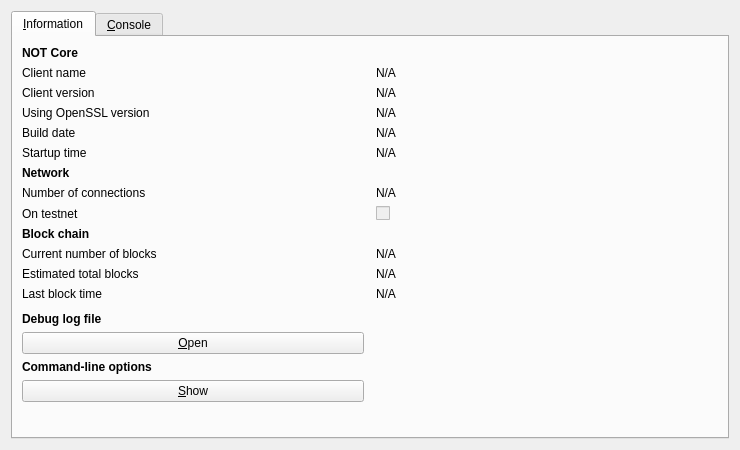
<?xml version="1.0" encoding="UTF-8"?>
<ui version="4.0">
 <class>RPCConsole</class>
 <widget class="QDialog" name="RPCConsole">
  <property name="geometry">
   <rect>
    <x>0</x>
    <y>0</y>
    <width>740</width>
    <height>450</height>
   </rect>
  </property>
  <property name="windowTitle">
   <string>NOT - Debug window</string>
  </property>
  <layout class="QVBoxLayout" name="verticalLayout_2">
   <item>
    <widget class="QTabWidget" name="tabWidget">
     <property name="currentIndex">
      <number>0</number>
     </property>
     <widget class="QWidget" name="tab_info">
      <attribute name="title">
       <string>&amp;Information</string>
      </attribute>
      <layout class="QGridLayout" name="gridLayout" columnstretch="0,0">
       <property name="horizontalSpacing">
        <number>12</number>
       </property>
       <item row="14" column="0">
        <widget class="QLabel" name="labelDebugLogfile">
         <property name="font">
          <font>
           <weight>75</weight>
           <bold>true</bold>
          </font>
         </property>
         <property name="text">
          <string>Debug log file</string>
         </property>
        </widget>
       </item>
       <item row="5" column="0">
        <widget class="QLabel" name="label_13">
         <property name="text">
          <string>Startup time</string>
         </property>
        </widget>
       </item>
       <item row="6" column="0">
        <widget class="QLabel" name="label_11">
         <property name="font">
          <font>
           <weight>75</weight>
           <bold>true</bold>
          </font>
         </property>
         <property name="text">
          <string>Network</string>
         </property>
        </widget>
       </item>
       <item row="5" column="1">
        <widget class="QLabel" name="startupTime">
         <property name="cursor">
          <cursorShape>IBeamCursor</cursorShape>
         </property>
         <property name="text">
          <string>N/A</string>
         </property>
         <property name="textFormat">
          <enum>Qt::PlainText</enum>
         </property>
         <property name="textInteractionFlags">
          <set>Qt::LinksAccessibleByMouse|Qt::TextSelectableByKeyboard|Qt::TextSelectableByMouse</set>
         </property>
        </widget>
       </item>
       <item row="8" column="1">
        <widget class="QCheckBox" name="isTestNet">
         <property name="enabled">
          <bool>false</bool>
         </property>
         <property name="text">
          <string/>
         </property>
        </widget>
       </item>
       <item row="1" column="0">
        <widget class="QLabel" name="label_5">
         <property name="text">
          <string>Client name</string>
         </property>
        </widget>
       </item>
       <item row="10" column="1">
        <widget class="QLabel" name="numberOfBlocks">
         <property name="cursor">
          <cursorShape>IBeamCursor</cursorShape>
         </property>
         <property name="text">
          <string>N/A</string>
         </property>
         <property name="textFormat">
          <enum>Qt::PlainText</enum>
         </property>
         <property name="textInteractionFlags">
          <set>Qt::LinksAccessibleByMouse|Qt::TextSelectableByKeyboard|Qt::TextSelectableByMouse</set>
         </property>
        </widget>
       </item>
       <item row="4" column="0">
        <widget class="QLabel" name="label_12">
         <property name="text">
          <string>Build date</string>
         </property>
        </widget>
       </item>
       <item row="17" column="0">
        <widget class="QPushButton" name="showCLOptionsButton">
         <property name="toolTip">
          <string>Show the NOT-Qt help message to get a list with possible NOT command-line options.</string>
         </property>
         <property name="text">
          <string>&amp;Show</string>
         </property>
         <property name="autoDefault">
          <bool>false</bool>
         </property>
        </widget>
       </item>
       <item row="10" column="0">
        <widget class="QLabel" name="label_3">
         <property name="text">
          <string>Current number of blocks</string>
         </property>
        </widget>
       </item>
       <item row="12" column="1">
        <widget class="QLabel" name="lastBlockTime">
         <property name="cursor">
          <cursorShape>IBeamCursor</cursorShape>
         </property>
         <property name="text">
          <string>N/A</string>
         </property>
         <property name="textFormat">
          <enum>Qt::PlainText</enum>
         </property>
         <property name="textInteractionFlags">
          <set>Qt::LinksAccessibleByMouse|Qt::TextSelectableByKeyboard|Qt::TextSelectableByMouse</set>
         </property>
        </widget>
       </item>
       <item row="4" column="1">
        <widget class="QLabel" name="buildDate">
         <property name="cursor">
          <cursorShape>IBeamCursor</cursorShape>
         </property>
         <property name="text">
          <string>N/A</string>
         </property>
         <property name="textFormat">
          <enum>Qt::PlainText</enum>
         </property>
         <property name="textInteractionFlags">
          <set>Qt::LinksAccessibleByMouse|Qt::TextSelectableByKeyboard|Qt::TextSelectableByMouse</set>
         </property>
        </widget>
       </item>
       <item row="2" column="0">
        <widget class="QLabel" name="label_6">
         <property name="text">
          <string>Client version</string>
         </property>
        </widget>
       </item>
       <item row="8" column="0">
        <widget class="QLabel" name="label_8">
         <property name="text">
          <string>On testnet</string>
         </property>
        </widget>
       </item>
       <item row="2" column="1">
        <widget class="QLabel" name="clientVersion">
         <property name="cursor">
          <cursorShape>IBeamCursor</cursorShape>
         </property>
         <property name="text">
          <string>N/A</string>
         </property>
         <property name="textFormat">
          <enum>Qt::PlainText</enum>
         </property>
         <property name="textInteractionFlags">
          <set>Qt::LinksAccessibleByMouse|Qt::TextSelectableByKeyboard|Qt::TextSelectableByMouse</set>
         </property>
        </widget>
       </item>
       <item row="1" column="1">
        <widget class="QLabel" name="clientName">
         <property name="cursor">
          <cursorShape>IBeamCursor</cursorShape>
         </property>
         <property name="text">
          <string>N/A</string>
         </property>
         <property name="textFormat">
          <enum>Qt::PlainText</enum>
         </property>
         <property name="textInteractionFlags">
          <set>Qt::LinksAccessibleByMouse|Qt::TextSelectableByKeyboard|Qt::TextSelectableByMouse</set>
         </property>
        </widget>
       </item>
       <item row="12" column="0">
        <widget class="QLabel" name="label_2">
         <property name="text">
          <string>Last block time</string>
         </property>
        </widget>
       </item>
       <item row="18" column="0">
        <spacer name="verticalSpacer">
         <property name="orientation">
          <enum>Qt::Vertical</enum>
         </property>
         <property name="sizeHint" stdset="0">
          <size>
           <width>20</width>
           <height>40</height>
          </size>
         </property>
        </spacer>
       </item>
       <item row="7" column="0">
        <widget class="QLabel" name="label_7">
         <property name="text">
          <string>Number of connections</string>
         </property>
        </widget>
       </item>
       <item row="16" column="0">
        <widget class="QLabel" name="labelCLOptions">
         <property name="font">
          <font>
           <weight>75</weight>
           <bold>true</bold>
          </font>
         </property>
         <property name="text">
          <string>Command-line options</string>
         </property>
        </widget>
       </item>
       <item row="11" column="1">
        <widget class="QLabel" name="totalBlocks">
         <property name="cursor">
          <cursorShape>IBeamCursor</cursorShape>
         </property>
         <property name="text">
          <string>N/A</string>
         </property>
         <property name="textFormat">
          <enum>Qt::PlainText</enum>
         </property>
         <property name="textInteractionFlags">
          <set>Qt::LinksAccessibleByMouse|Qt::TextSelectableByKeyboard|Qt::TextSelectableByMouse</set>
         </property>
        </widget>
       </item>
       <item row="7" column="1">
        <widget class="QLabel" name="numberOfConnections">
         <property name="cursor">
          <cursorShape>IBeamCursor</cursorShape>
         </property>
         <property name="text">
          <string>N/A</string>
         </property>
         <property name="textFormat">
          <enum>Qt::PlainText</enum>
         </property>
         <property name="textInteractionFlags">
          <set>Qt::LinksAccessibleByMouse|Qt::TextSelectableByKeyboard|Qt::TextSelectableByMouse</set>
         </property>
        </widget>
       </item>
       <item row="3" column="1">
        <widget class="QLabel" name="openSSLVersion">
         <property name="cursor">
          <cursorShape>IBeamCursor</cursorShape>
         </property>
         <property name="text">
          <string>N/A</string>
         </property>
         <property name="textFormat">
          <enum>Qt::PlainText</enum>
         </property>
         <property name="textInteractionFlags">
          <set>Qt::LinksAccessibleByMouse|Qt::TextSelectableByKeyboard|Qt::TextSelectableByMouse</set>
         </property>
        </widget>
       </item>
       <item row="9" column="0">
        <widget class="QLabel" name="label_10">
         <property name="font">
          <font>
           <weight>75</weight>
           <bold>true</bold>
          </font>
         </property>
         <property name="text">
          <string>Block chain</string>
         </property>
        </widget>
       </item>
       <item row="0" column="0">
        <widget class="QLabel" name="label_9">
         <property name="font">
          <font>
           <weight>75</weight>
           <bold>true</bold>
          </font>
         </property>
         <property name="text">
          <string>NOT Core</string>
         </property>
        </widget>
       </item>
       <item row="11" column="0">
        <widget class="QLabel" name="label_4">
         <property name="text">
          <string>Estimated total blocks</string>
         </property>
        </widget>
       </item>
       <item row="13" column="0">
        <spacer name="verticalSpacer_2">
         <property name="orientation">
          <enum>Qt::Vertical</enum>
         </property>
         <property name="sizeHint" stdset="0">
          <size>
           <width>20</width>
           <height>20</height>
          </size>
         </property>
        </spacer>
       </item>
       <item row="15" column="0">
        <widget class="QPushButton" name="openDebugLogfileButton">
         <property name="toolTip">
          <string>Open the NOT debug log file from the current data directory. This can take a few seconds for large log files.</string>
         </property>
         <property name="text">
          <string>&amp;Open</string>
         </property>
         <property name="autoDefault">
          <bool>false</bool>
         </property>
        </widget>
       </item>
       <item row="3" column="0">
        <widget class="QLabel" name="label_14">
         <property name="text">
          <string>Using OpenSSL version</string>
         </property>
         <property name="indent">
          <number>-1</number>
         </property>
        </widget>
       </item>
      </layout>
     </widget>
     <widget class="QWidget" name="tab_console">
      <attribute name="title">
       <string>&amp;Console</string>
      </attribute>
      <layout class="QVBoxLayout" name="verticalLayout_3">
       <property name="spacing">
        <number>3</number>
       </property>
       <item>
        <widget class="QTextEdit" name="messagesWidget">
         <property name="minimumSize">
          <size>
           <width>0</width>
           <height>100</height>
          </size>
         </property>
         <property name="readOnly">
          <bool>true</bool>
         </property>
         <property name="tabKeyNavigation" stdset="0">
          <bool>false</bool>
         </property>
         <property name="columnCount" stdset="0">
          <number>2</number>
         </property>
        </widget>
       </item>
       <item>
        <layout class="QHBoxLayout" name="horizontalLayout">
         <property name="spacing">
          <number>3</number>
         </property>
         <item>
          <widget class="QLabel" name="label">
           <property name="text">
            <string notr="true">&gt;</string>
           </property>
          </widget>
         </item>
         <item>
          <widget class="QLineEdit" name="lineEdit"/>
         </item>
         <item>
          <widget class="QPushButton" name="clearButton">
           <property name="maximumSize">
            <size>
             <width>24</width>
             <height>24</height>
            </size>
           </property>
           <property name="toolTip">
            <string>Clear console</string>
           </property>
           <property name="text">
            <string/>
           </property>
           <property name="icon">
            <iconset resource="../bitcoin.qrc">
             <normaloff>:/icons/remove</normaloff>:/icons/remove</iconset>
           </property>
           <property name="shortcut">
            <string notr="true">Ctrl+L</string>
           </property>
           <property name="autoDefault">
            <bool>false</bool>
           </property>
          </widget>
         </item>
        </layout>
       </item>
      </layout>
     </widget>
    </widget>
   </item>
  </layout>
 </widget>
 <resources>
  <include location="../bitcoin.qrc"/>
 </resources>
 <connections/>
</ui>
